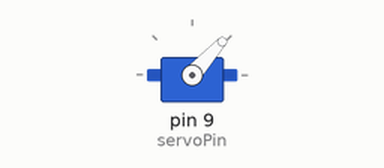
Simulated run of this sketch. Board: Arduino Uno, built with avr-gcc and run on an emulated ATmega328P. Parts: servo.

Above: at 0.55 s.
At 1.35 s:
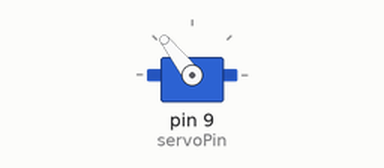
At 1.7 s:
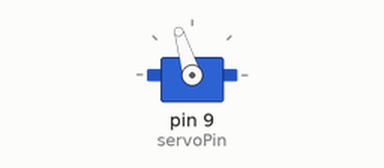
At 2.15 s:
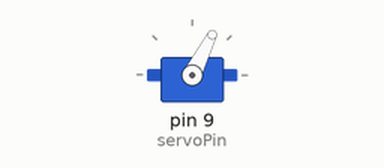
Timing chart, 0 to 4.7 s (numbered marks = the images above):
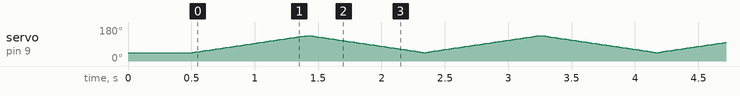

The sketch:

testcode.ino
```cpp
#include <Servo.h>

Servo myServo;
const int servoPin = 9;

// Motion settings
const int minAngle   = 45;   // lower limit (degrees)
const int maxAngle   = 135;  // upper limit (degrees)
const int stepDeg    = 1;    // angle increment per step (degrees)
const int stepDelay  = 10;   // delay between steps (milliseconds)

void setup() {
  myServo.attach(servoPin);    // attach servo signal to D9
  myServo.write(minAngle);     // start at 45°
  delay(500);                  // small settling delay
}

void loop() {
  // Sweep 45° -> 135°
  for (int a = minAngle; a <= maxAngle; a += stepDeg) {
    myServo.write(a);
    delay(stepDelay);
  }

  // Sweep 135° -> 45°
  for (int a = maxAngle; a >= minAngle; a -= stepDeg) {
    myServo.write(a);
    delay(stepDelay);
  }
}
```
